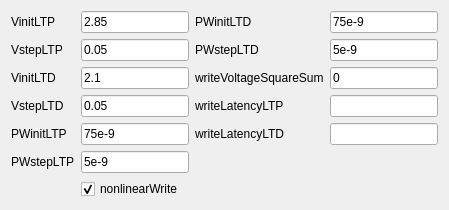
            <widget class="QWidget" name="tab_10">
             <attribute name="title">
              <string>Real &amp;&amp; Measured</string>
             </attribute>
             <layout class="QHBoxLayout" name="horizontalLayout_11">
              <item>
               <layout class="QFormLayout" name="formLayout_29">
                <item row="0" column="0">
                 <widget class="QLabel" name="label_133">
                  <property name="text">
                   <string>VinitLTP</string>
                  </property>
                 </widget>
                </item>
                <item row="0" column="1">
                 <widget class="QLineEdit" name="HODevVinitLTP">
                  <property name="text">
                   <string>2.85</string>
                  </property>
                 </widget>
                </item>
                <item row="1" column="0">
                 <widget class="QLabel" name="label_134">
                  <property name="text">
                   <string>VstepLTP</string>
                  </property>
                 </widget>
                </item>
                <item row="1" column="1">
                 <widget class="QLineEdit" name="HODevVstepLTP">
                  <property name="text">
                   <string>0.05</string>
                  </property>
                 </widget>
                </item>
                <item row="2" column="0">
                 <widget class="QLabel" name="label_135">
                  <property name="text">
                   <string>VinitLTD</string>
                  </property>
                 </widget>
                </item>
                <item row="2" column="1">
                 <widget class="QLineEdit" name="HODevVinitLTD">
                  <property name="text">
                   <string>2.1</string>
                  </property>
                 </widget>
                </item>
                <item row="3" column="0">
                 <widget class="QLabel" name="label_136">
                  <property name="text">
                   <string>VstepLTD</string>
                  </property>
                 </widget>
                </item>
                <item row="3" column="1">
                 <widget class="QLineEdit" name="HODevVstepLTD">
                  <property name="text">
                   <string>0.05</string>
                  </property>
                 </widget>
                </item>
                <item row="4" column="0">
                 <widget class="QLabel" name="label_137">
                  <property name="text">
                   <string>PWinitLTP</string>
                  </property>
                 </widget>
                </item>
                <item row="4" column="1">
                 <widget class="QLineEdit" name="HODevPWinitLTP">
                  <property name="text">
                   <string>75e-9</string>
                  </property>
                 </widget>
                </item>
                <item row="5" column="0">
                 <widget class="QLabel" name="label_138">
                  <property name="text">
                   <string>PWstepLTP</string>
                  </property>
                 </widget>
                </item>
                <item row="5" column="1">
                 <widget class="QLineEdit" name="HODevPWstepLTP">
                  <property name="text">
                   <string>5e-9</string>
                  </property>
                 </widget>
                </item>
                <item row="6" column="1">
                 <widget class="QCheckBox" name="HODevNonlinearWrite">
                  <property name="text">
                   <string>nonlinearWrite</string>
                  </property>
                  <property name="checked">
                   <bool>true</bool>
                  </property>
                 </widget>
                </item>
               </layout>
              </item>
              <item>
               <layout class="QFormLayout" name="formLayout_30">
                <item row="0" column="0">
                 <widget class="QLabel" name="label_139">
                  <property name="text">
                   <string>PWinitLTD</string>
                  </property>
                 </widget>
                </item>
                <item row="0" column="1">
                 <widget class="QLineEdit" name="HODevPWinitLTD">
                  <property name="text">
                   <string>75e-9</string>
                  </property>
                 </widget>
                </item>
                <item row="1" column="0">
                 <widget class="QLabel" name="label_140">
                  <property name="text">
                   <string>PWstepLTD</string>
                  </property>
                 </widget>
                </item>
                <item row="1" column="1">
                 <widget class="QLineEdit" name="HODevPWstepLTD">
                  <property name="text">
                   <string>5e-9</string>
                  </property>
                 </widget>
                </item>
                <item row="2" column="0">
                 <widget class="QLabel" name="label_141">
                  <property name="text">
                   <string>writeVoltageSquareSum</string>
                  </property>
                 </widget>
                </item>
                <item row="2" column="1">
                 <widget class="QLineEdit" name="HODevWriteVoltageSquareSum">
                  <property name="text">
                   <string>0</string>
                  </property>
                 </widget>
                </item>
                <item row="3" column="0">
                 <widget class="QLabel" name="label_142">
                  <property name="text">
                   <string>writeLatencyLTP</string>
                  </property>
                 </widget>
                </item>
                <item row="3" column="1">
                 <widget class="QLineEdit" name="lineEdit"/>
                </item>
                <item row="4" column="0">
                 <widget class="QLabel" name="label_143">
                  <property name="text">
                   <string>writeLatencyLTD</string>
                  </property>
                 </widget>
                </item>
                <item row="4" column="1">
                 <widget class="QLineEdit" name="lineEdit_143"/>
                </item>
               </layout>
              </item>
             </layout>
            </widget>
